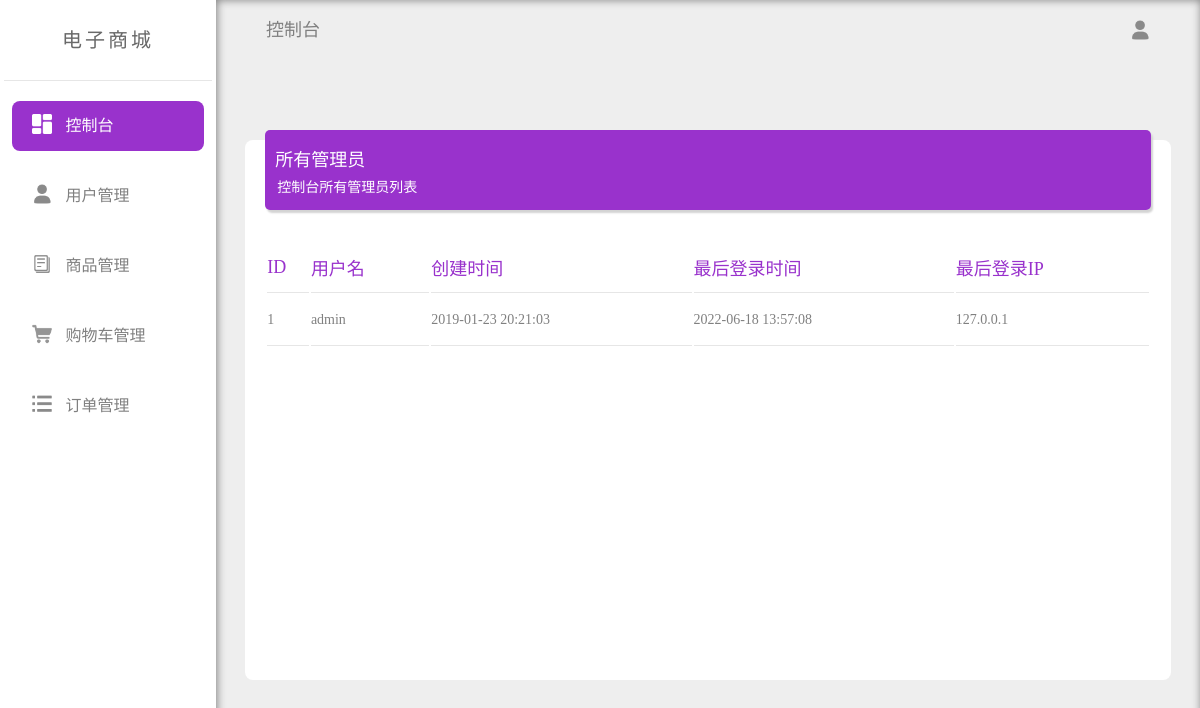
Page /backend/admin/admin.php (signed in) on the committed database.
### tables this page shows
CREATE TABLE `lxy_admin` (
  `id` int unsigned NOT NULL AUTO_INCREMENT,
  `adminuser` varchar(50) NOT NULL DEFAULT '',
  `adminpass` char(32) NOT NULL DEFAULT '',
  `created_at` datetime NOT NULL DEFAULT CURRENT_TIMESTAMP,
  `login_at` datetime NOT NULL DEFAULT CURRENT_TIMESTAMP,
  `login_ip` bigint NOT NULL DEFAULT '0',
  PRIMARY KEY (`id`)
);

### backend/db.func.php (called while the page is built, shortened)
<?php
function connect(){
	$mysqli=mysqli_connect(HOST,USER,PASSWORD);
	mysqli_select_db($mysqli, DB);
	mysqli_set_charset($mysqli,'utf8');
	return $mysqli;
}
function query($sql){
	$mysqli=connect();
	$result=mysqli_query($mysqli,$sql);
	$data=[];
	if($result&&mysqli_num_rows($result)>0){
		while($res=mysqli_fetch_assoc($result)){
			$data[]=$res;
		}
	}
	return $data;
}
?>

### backend/admin/admin.php (the view, shortened to what this page needs)
<?php
require '../db.func.php';
$sql = "SELECT id,adminuser,created_at,login_at,login_ip
		FROM lxy_admin ORDER BY created_at";
$admins = query($sql);
require 'header.php'
?>
<div class="content">
	<div class="table_card">
		<div class="table_desc">
			<div class="desc1">所有管理员</div>
			<div class="desc2">控制台所有管理员列表</div>
		</div>
		<div class="table">
			<table>
				<thead>
					<th>
						ID
					</th>
					<th>
						用户名
					</th>
					<th>
						创建时间
					</th>
					<th>
						最后登录时间
					</th>
					<th>
						最后登录IP
					</th>
				</thead>
				<tbody>
					<tr>
						<?php foreach ($admins as $admin) : ?>
							<td>
								<?php echo $admin['id']; ?>
							</td>
							<td>
								<?php echo $admin['adminuser']; ?>
							</td>
							<td>
								<?php echo $admin['created_at']; ?>
							</td>
							<td>
								<?php echo $admin['login_at']; ?>
							</td>
							<td>
								<?php echo long2ip($admin['login_ip']); ?>
							</td>
					</tr>
				<?php endforeach; ?>
				</tbody>
			</table>
		</div>
	</div>
</div>
</div>
</div>
</body>
</html>

### backend/admin/assets/css/common.css (style rules this page uses)
* { padding: 0; margin:0; font-family: "微软雅黑Light"; }
body { overflow: hidden; }
.container .main .content { width: 100%; margin-top:80px; }
.container .main .content .table_card { width: 90%; height: 500px; margin:auto; background-color: #ffffff; border-radius: 8px; padding: 20px; position: relative; }
.container .main .content .table_card .table_desc { width:100%; height: 80px; background-color: #9932CC; border-radius: 5px; color: #ffffff; position: relative; top:-30px; box-shadow: 2px 3px 2px #D3D3D3; padding: 10px; box-sizing: border-box; }
.container .main .content .table_card .table_desc .desc1 { font-size: 18px; margin-top: 5px; }
.container .main .content .table_card .table_desc .desc2 { font-size: 14px; margin-top: 5px; padding-left: 2px; }
.container .main .content .table_card .table { width: 100%; height: 400px; position: relative; overflow: auto; }
.container .main .content .table_card .table table { width: 100%; margin:auto; text-align: left; boder:none; }
.container .main .content .table_card .table table th { height: 50px; font-weight: 200; font-size: 18px; color:#9932CC; border-bottom:1px solid #E6E6E6; vertical-align: center; }
.container .main .content .table_card .table table td { height: 50px; font-weight: 100; font-size: 14px; color:#808080; border-bottom:1px solid #E6E6E6; vertical-align: center; }

### rows in the picture
lxy_admin: id "1", adminuser "admin", created_at "2019-01-23 20:21:03", login_at "2022-06-18 13:57:08", login_ip "127.0.0.1"
